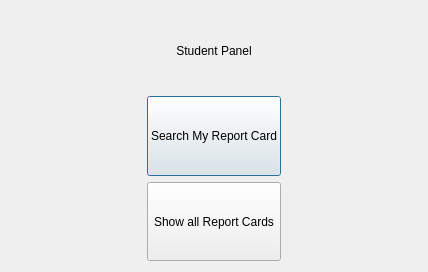
<?xml version="1.0" encoding="UTF-8"?>
<ui version="4.0">
 <class>Student</class>
 <widget class="QDialog" name="Student">
  <property name="geometry">
   <rect>
    <x>0</x>
    <y>0</y>
    <width>428</width>
    <height>272</height>
   </rect>
  </property>
  <property name="windowTitle">
   <string>Dialog</string>
  </property>
  <layout class="QVBoxLayout" name="verticalLayout_2">
   <item>
    <layout class="QHBoxLayout" name="horizontalLayout">
     <item>
      <widget class="QLabel" name="label_2">
       <property name="text">
        <string/>
       </property>
      </widget>
     </item>
     <item>
      <layout class="QVBoxLayout" name="verticalLayout">
       <item>
        <widget class="QLabel" name="label">
         <property name="styleSheet">
          <string notr="true">font: 11pt &quot;MS Shell Dlg 2&quot;;</string>
         </property>
         <property name="text">
          <string>Student Panel</string>
         </property>
         <property name="alignment">
          <set>Qt::AlignCenter</set>
         </property>
        </widget>
       </item>
       <item>
        <widget class="QPushButton" name="pushButton_2">
         <property name="sizePolicy">
          <sizepolicy hsizetype="Preferred" vsizetype="Preferred">
           <horstretch>0</horstretch>
           <verstretch>0</verstretch>
          </sizepolicy>
         </property>
         <property name="text">
          <string>Search My Report Card</string>
         </property>
        </widget>
       </item>
       <item>
        <widget class="QPushButton" name="pushButton">
         <property name="sizePolicy">
          <sizepolicy hsizetype="Preferred" vsizetype="Preferred">
           <horstretch>0</horstretch>
           <verstretch>0</verstretch>
          </sizepolicy>
         </property>
         <property name="text">
          <string>Show all Report Cards</string>
         </property>
        </widget>
       </item>
      </layout>
     </item>
     <item>
      <widget class="QLabel" name="label_3">
       <property name="text">
        <string/>
       </property>
      </widget>
     </item>
    </layout>
   </item>
  </layout>
 </widget>
 <resources/>
 <connections/>
</ui>
